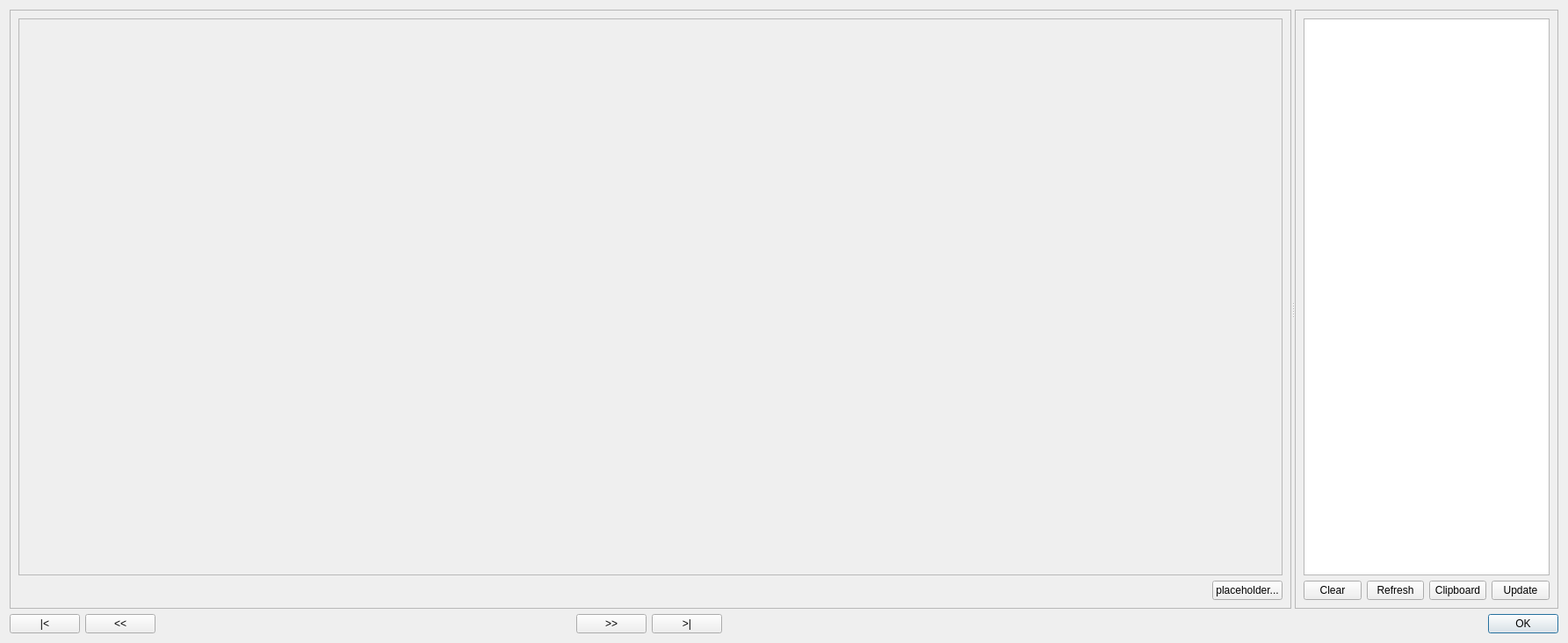
<?xml version="1.0" encoding="UTF-8"?>
<ui version="4.0">
 <class>CrosssectionViewerDialogBase</class>
 <widget class="QDialog" name="CrosssectionViewerDialogBase">
  <property name="geometry">
   <rect>
    <x>0</x>
    <y>0</y>
    <width>1785</width>
    <height>732</height>
   </rect>
  </property>
  <property name="windowTitle">
   <string>Crosssection Viewer</string>
  </property>
  <layout class="QGridLayout" name="gridLayout_3">
   <item row="0" column="0">
    <layout class="QVBoxLayout" name="verticalLayout_3">
     <item>
      <widget class="QSplitter" name="splitter">
       <property name="sizePolicy">
        <sizepolicy hsizetype="Expanding" vsizetype="Expanding">
         <horstretch>0</horstretch>
         <verstretch>0</verstretch>
        </sizepolicy>
       </property>
       <property name="orientation">
        <enum>Qt::Horizontal</enum>
       </property>
       <widget class="QFrame" name="frame">
        <property name="sizePolicy">
         <sizepolicy hsizetype="Expanding" vsizetype="Expanding">
          <horstretch>0</horstretch>
          <verstretch>0</verstretch>
         </sizepolicy>
        </property>
        <property name="frameShape">
         <enum>QFrame::StyledPanel</enum>
        </property>
        <property name="frameShadow">
         <enum>QFrame::Raised</enum>
        </property>
        <layout class="QGridLayout" name="gridLayout_2">
         <item row="0" column="0">
          <layout class="QVBoxLayout" name="verticalLayout_2">
           <item>
            <widget class="QFrame" name="frmCrosssection">
             <property name="sizePolicy">
              <sizepolicy hsizetype="Preferred" vsizetype="Expanding">
               <horstretch>0</horstretch>
               <verstretch>0</verstretch>
              </sizepolicy>
             </property>
             <property name="frameShape">
              <enum>QFrame::StyledPanel</enum>
             </property>
             <property name="frameShadow">
              <enum>QFrame::Raised</enum>
             </property>
            </widget>
           </item>
           <item>
            <layout class="QHBoxLayout" name="horizontalLayout_3">
             <item>
              <spacer name="horizontalSpacer_4">
               <property name="orientation">
                <enum>Qt::Horizontal</enum>
               </property>
               <property name="sizeHint" stdset="0">
                <size>
                 <width>40</width>
                 <height>20</height>
                </size>
               </property>
              </spacer>
             </item>
             <item>
              <widget class="QPushButton" name="pushButton">
               <property name="text">
                <string>placeholder...</string>
               </property>
              </widget>
             </item>
            </layout>
           </item>
          </layout>
         </item>
        </layout>
       </widget>
       <widget class="QFrame" name="frame_2">
        <property name="sizePolicy">
         <sizepolicy hsizetype="Expanding" vsizetype="Expanding">
          <horstretch>0</horstretch>
          <verstretch>0</verstretch>
         </sizepolicy>
        </property>
        <property name="minimumSize">
         <size>
          <width>300</width>
          <height>0</height>
         </size>
        </property>
        <property name="maximumSize">
         <size>
          <width>300</width>
          <height>16777215</height>
         </size>
        </property>
        <property name="frameShape">
         <enum>QFrame::StyledPanel</enum>
        </property>
        <property name="frameShadow">
         <enum>QFrame::Raised</enum>
        </property>
        <layout class="QGridLayout" name="gridLayout">
         <item row="0" column="0">
          <layout class="QVBoxLayout" name="verticalLayout">
           <item>
            <widget class="QListWidget" name="lwCharacteristicPoints"/>
           </item>
           <item>
            <layout class="QHBoxLayout" name="horizontalLayout_2">
             <item>
              <widget class="QPushButton" name="pbClear">
               <property name="text">
                <string>Clear</string>
               </property>
              </widget>
             </item>
             <item>
              <widget class="QPushButton" name="pbRefresh">
               <property name="text">
                <string>Refresh</string>
               </property>
              </widget>
             </item>
             <item>
              <spacer name="horizontalSpacer_3">
               <property name="orientation">
                <enum>Qt::Horizontal</enum>
               </property>
               <property name="sizeHint" stdset="0">
                <size>
                 <width>40</width>
                 <height>20</height>
                </size>
               </property>
              </spacer>
             </item>
             <item>
              <widget class="QPushButton" name="pbClipboard">
               <property name="text">
                <string>Clipboard</string>
               </property>
              </widget>
             </item>
             <item>
              <widget class="QPushButton" name="pbUpdate">
               <property name="text">
                <string>Update</string>
               </property>
              </widget>
             </item>
            </layout>
           </item>
          </layout>
         </item>
        </layout>
       </widget>
      </widget>
     </item>
     <item>
      <layout class="QHBoxLayout" name="horizontalLayout">
       <item>
        <widget class="QPushButton" name="pbFirst">
         <property name="text">
          <string>|&lt;</string>
         </property>
        </widget>
       </item>
       <item>
        <widget class="QPushButton" name="pbPrev">
         <property name="text">
          <string>&lt;&lt;</string>
         </property>
        </widget>
       </item>
       <item>
        <spacer name="horizontalSpacer">
         <property name="orientation">
          <enum>Qt::Horizontal</enum>
         </property>
         <property name="sizeHint" stdset="0">
          <size>
           <width>40</width>
           <height>20</height>
          </size>
         </property>
        </spacer>
       </item>
       <item>
        <widget class="QPushButton" name="pbNext">
         <property name="text">
          <string>&gt;&gt;</string>
         </property>
        </widget>
       </item>
       <item>
        <widget class="QPushButton" name="pbLast">
         <property name="text">
          <string>&gt;|</string>
         </property>
        </widget>
       </item>
       <item>
        <spacer name="horizontalSpacer_2">
         <property name="orientation">
          <enum>Qt::Horizontal</enum>
         </property>
         <property name="sizeHint" stdset="0">
          <size>
           <width>40</width>
           <height>20</height>
          </size>
         </property>
        </spacer>
       </item>
       <item>
        <widget class="QDialogButtonBox" name="button_box">
         <property name="orientation">
          <enum>Qt::Horizontal</enum>
         </property>
         <property name="standardButtons">
          <set>QDialogButtonBox::Ok</set>
         </property>
        </widget>
       </item>
      </layout>
     </item>
    </layout>
   </item>
  </layout>
 </widget>
 <resources/>
 <connections>
  <connection>
   <sender>button_box</sender>
   <signal>accepted()</signal>
   <receiver>CrosssectionViewerDialogBase</receiver>
   <slot>accept()</slot>
   <hints>
    <hint type="sourcelabel">
     <x>20</x>
     <y>20</y>
    </hint>
    <hint type="destinationlabel">
     <x>20</x>
     <y>20</y>
    </hint>
   </hints>
  </connection>
  <connection>
   <sender>button_box</sender>
   <signal>rejected()</signal>
   <receiver>CrosssectionViewerDialogBase</receiver>
   <slot>reject()</slot>
   <hints>
    <hint type="sourcelabel">
     <x>20</x>
     <y>20</y>
    </hint>
    <hint type="destinationlabel">
     <x>20</x>
     <y>20</y>
    </hint>
   </hints>
  </connection>
 </connections>
</ui>
